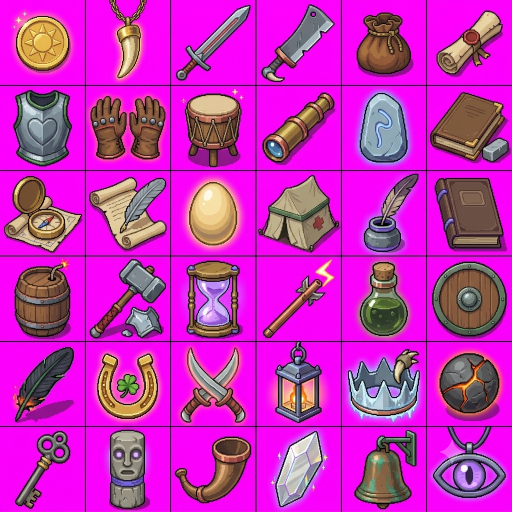
#> input picture Gemini_Generated_Image_50fh9g50fh9g50fh.png, 1024 x 1024 px (shown at 1/2 size)
$ python remove_gemini_sparkle.py ../Gemini_Generated_Image_50fh9g50fh9g50fh.png
#> lines starting #> are read from the running program, lines starting #| are printed output that depends on the picture; after the words box and inside, x2 and y2 are one past the last pixel; in counts of white or black regions, pixels touching at a corner belong together
#!/usr/bin/env python3
"""Detect and remove the Gemini 4-point-star sparkle watermark from generated maps.

The sparkle is a semi-transparent, light-gray, diamond/star-shaped overlay that
Gemini (Nano Banana) stamps near a corner of generated images — usually the
bottom-right or bottom-left quadrant. It survives "no watermark" prompt
instructions, so every generated map must be checked and cleaned in post.

This does NOT require generative inpainting. The sparkle always lands on
repeating organic texture (forest, grass), so a feathered clone-stamp of a
nearby same-texture patch is visually seamless at game zoom. Plain PIL.

Workflow (see docs/MAP_ART_PIPELINE.md):
  1. `--check` proposes candidate locations (bright + desaturated vs. local
     neighborhood). Gray rocks/stone false-positive, so a human confirms by
     cropping each candidate and looking.
  2. Re-run with `--center X,Y` (the confirmed sparkle) and a `--source dx,dy`
     offset pointing at a clean patch of the SAME texture (verify the source
     crop first — no boulders, buildings, or clearing edges, or you'll paste
     a visible twin).

Usage:
  python3 scripts/remove_gemini_sparkle.py map.png --check             # list candidates
  python3 scripts/remove_gemini_sparkle.py map.png \
      --center 1398,585 --size 100 --source 45,-120 --out clean.png    # remove
"""
import argparse
import sys
from PIL import Image, ImageFilter
import numpy as np


def find_candidates(arr):
    """Propose sparkle candidates: compact blobs that are brighter AND less
    saturated than their local (120px-tile) neighborhood median.

    The sparkle is translucent, so over dark forest its absolute brightness is
    low — only a *local* contrast test works on every background. Returns
    [(cx, cy, size, npx), ...]; expect false positives from gray rocks/stone,
    which is why a human confirms before removal.
    """
    h, w, _ = arr.shape
#> h = 1024; w = 1024
    r, g, b = arr[:, :, 0].astype(int), arr[:, :, 1].astype(int), arr[:, :, 2].astype(int)
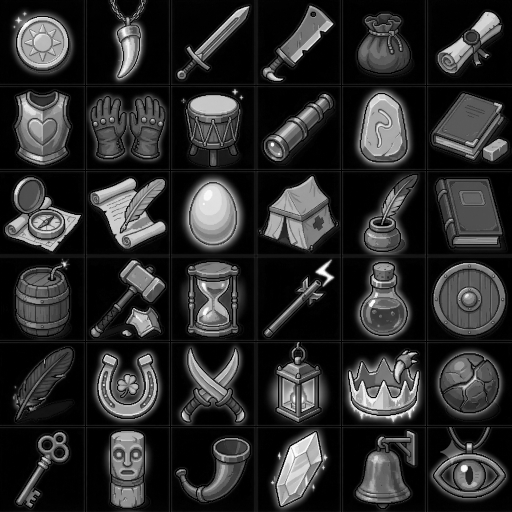
#> g: shape (1024, 1024) int64 (shown at 1/2 size); min 0, max 255, mean 44.3
    bright = (r + g + b) // 3
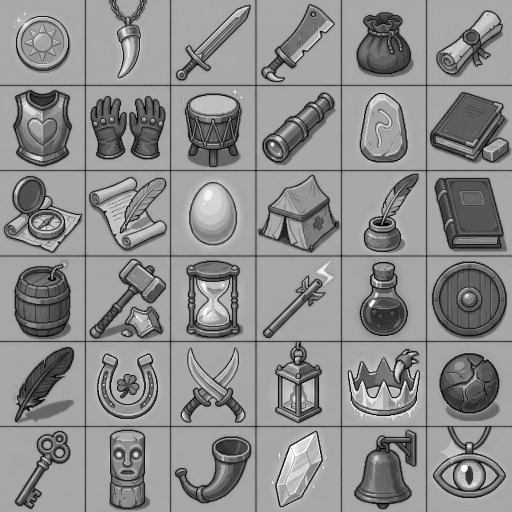
#> bright: shape (1024, 1024) int64 (shown at 1/2 size); min 0, max 255, mean 140.9
    spread = np.maximum(np.maximum(r, g), b) - np.minimum(np.minimum(r, g), b)
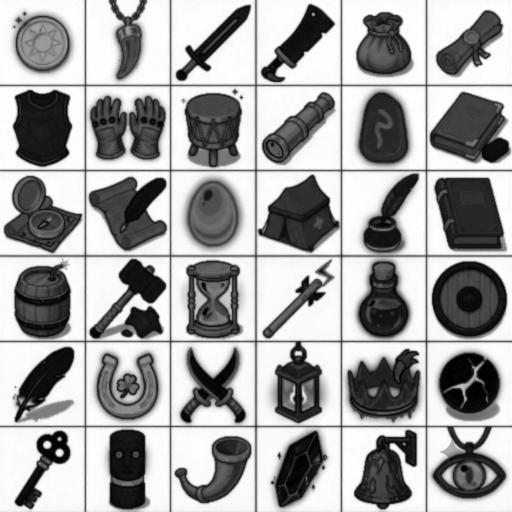
#> spread: shape (1024, 1024) int64 (shown at 1/2 size); min 0, max 255, mean 162.4
    T = 120
    mask = np.zeros((h, w), dtype=bool)
    for ty in range(0, h, T):
        for tx in range(0, w, T):
            bt = bright[ty:ty+T, tx:tx+T]
            st = spread[ty:ty+T, tx:tx+T]
            mask[ty:ty+T, tx:tx+T] = (bt > np.median(bt) + 30) & (st < max(np.median(st), 12))
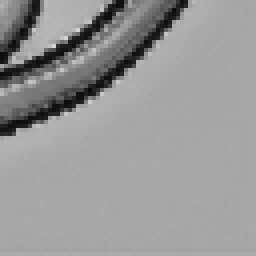
#> bt: shape (64, 64) int64 (shown 4 times larger); min 10, max 213, mean 151.5
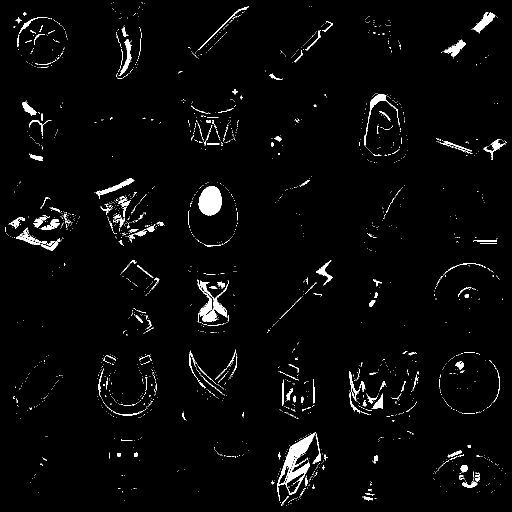
#> mask: shape (1024, 1024) bool (shown at 1/2 size); 2.5% white; 2051 white regions (1876 under 20 px), largest, box (x1, y1, x2, y2) and area: (554, 865, 632, 1002) 2784, (397, 372, 443, 431) 2119, (395, 559, 435, 644) 919
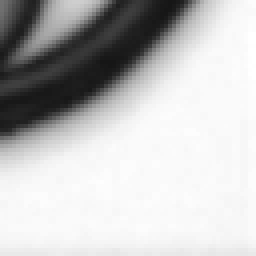
#> st: shape (64, 64) int64 (shown 4 times larger); min 22, max 255, mean 192.4

    seen = np.zeros_like(mask)
    scale = max(1, w // 1024)
#> scale = 1
    minpx, maxdim = 150 * scale * scale, 100 * scale
#> minpx = 150; maxdim = 100
    out = []
    for y in range(0, h, 3):
        for x in range(0, w, 3):
            if not mask[y, x] or seen[y, x]:
                continue
            stack = [(y, x)]
            seen[y, x] = True
            pts = []
            while stack:
                cy, cx = stack.pop()
                pts.append((cy, cx))
                for ny, nx in ((cy-1, cx), (cy+1, cx), (cy, cx-1), (cy, cx+1)):
                    if 0 <= ny < h and 0 <= nx < w and mask[ny, nx] and not seen[ny, nx]:
                        seen[ny, nx] = True
                        stack.append((ny, nx))
            if len(pts) < minpx:
                continue
            ys = [p[0] for p in pts]; xs = [p[1] for p in pts]
            bw, bh = max(xs) - min(xs), max(ys) - min(ys)
            if bw > maxdim or bh > maxdim or not (0.5 < bw / max(1, bh) < 2.0):
                continue
            out.append(((min(xs) + max(xs)) // 2, (min(ys) + max(ys)) // 2, max(bw, bh), len(pts)))
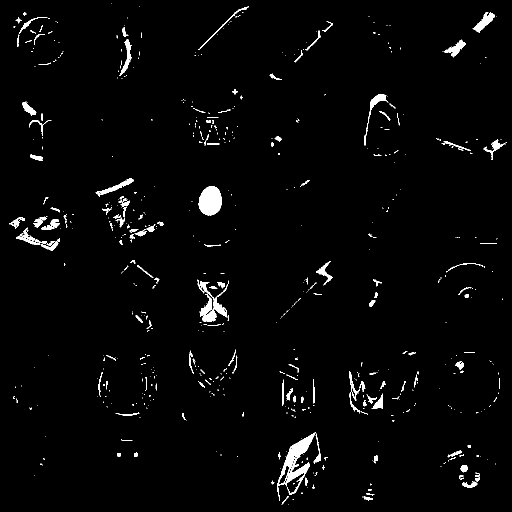
#> seen: shape (1024, 1024) bool (shown at 1/2 size); 2.2% white; 631 white regions (472 under 20 px), largest, box (x1, y1, x2, y2) and area: (554, 865, 632, 1002) 2744, (397, 372, 443, 431) 2119, (400, 588, 434, 644) 853
    # sparkles live near corners — rank by distance from image center, farthest first
    out.sort(key=lambda c: -((c[0] - w / 2) ** 2 + (c[1] - h / 2) ** 2))
    return out


def remove_sparkle(img, cx, cy, size, source_offset):
    """Clone-stamp texture from (cx+dx, cy+dy) over the sparkle, feathered."""
    pad = int(size * 0.75)            # cover soft edges beyond the bbox
    box = (cx - pad, cy - pad, cx + pad, cy + pad)
    dx, dy = source_offset
    src_box = (box[0] + dx, box[1] + dy, box[2] + dx, box[3] + dy)
    if not (0 <= src_box[0] and 0 <= src_box[1] and src_box[2] <= img.width and src_box[3] <= img.height):
        sys.exit(f"source patch {src_box} falls outside the image — pass a different --source offset")
    patch = img.crop(src_box)

    # Feathered circular mask: opaque center, Gaussian-soft rim
    m = np.zeros((patch.height, patch.width), dtype=np.uint8)
    yy, xx = np.ogrid[:patch.height, :patch.width]
    rad = pad * 0.80
    m[((xx - patch.width // 2) ** 2 + (yy - patch.height // 2) ** 2) <= rad ** 2] = 255
    mask = Image.fromarray(m).filter(ImageFilter.GaussianBlur(radius=pad * 0.18))

    img.paste(patch, box[:2], mask)
    return img


def main():
    ap = argparse.ArgumentParser(description=__doc__, formatter_class=argparse.RawDescriptionHelpFormatter)
    ap.add_argument('image')
    ap.add_argument('--out', help='output path (default: overwrite input)')
    ap.add_argument('--check', action='store_true', help='list candidates only; exit 1 if any found')
    ap.add_argument('--center', help='X,Y confirmed sparkle center — skips detection')
    ap.add_argument('--size', type=int, default=60, help='sparkle bbox size in px (with --center)')
    ap.add_argument('--source', default='-140,0', help='dx,dy clone-source offset (default -140,0)')
    args = ap.parse_args()

    img = Image.open(args.image).convert('RGB')

    if args.center:
        cx, cy = map(int, args.center.split(','))
        size = args.size
    else:
        cands = find_candidates(np.array(img))
#> cands = 22 items, first 6: (967, 44, 44, 684), (66, 50, 56, 220), (928, 937, 14, 162), (909, 96, 44, 533), (58, 216, 28, 345), (988, 299, 43, 342)
        if not cands:
            print('no sparkle candidates detected')
            sys.exit(0)
        print('candidates (confirm visually, then re-run with --center):')
        for cx, cy, size, npx in cands:
            print(f'  ({cx}, {cy})  size ~{size}px  {npx}px blob')
#> this loop made 22 passes
#> (cx, cy, size, npx) on passes 1 to 12: (967, 44, 44, 684), (66, 50, 56, 220), (928, 937, 14, 162), (909, 96, 44, 533), (58, 216, 28, 345), (988, 299, 43, 342), (33, 445, 31, 249), (72, 315, 23, 175), (448, 55, 97, 300), (918, 731, 17, 165), (54, 469, 30, 206), (595, 951, 76, 949)
#|   (967, 44)  size ~44px  684px blob
#|   (66, 50)  size ~56px  220px blob
#|   (928, 937)  size ~14px  162px blob
#|   (909, 96)  size ~44px  533px blob
#|   (58, 216)  size ~28px  345px blob
#|   (988, 299)  size ~43px  342px blob
#|   (33, 445)  size ~31px  249px blob
#|   (72, 315)  size ~23px  175px blob
#> (further printed lines are left out)
#> (the run stopped early here; a loop or call above may not have finished)

$ run again, on Gemini_Generated_Image_cdc9pgcdc9pgcdc9.png
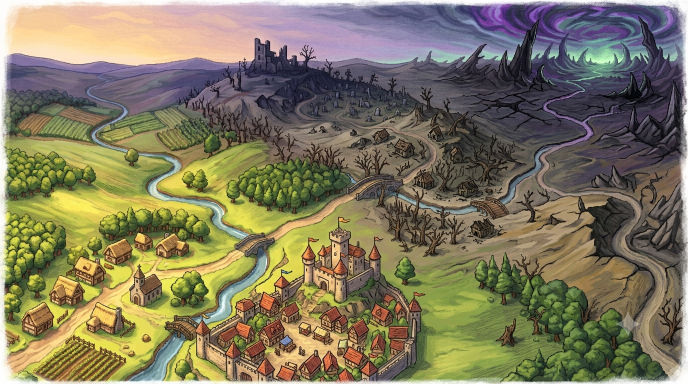
#> input picture Gemini_Generated_Image_cdc9pgcdc9pgcdc9.png, 1376 x 768 px (shown at 1/2 size)
#> after the loop in find_candidates, `for ty in range(0, h, T):`:
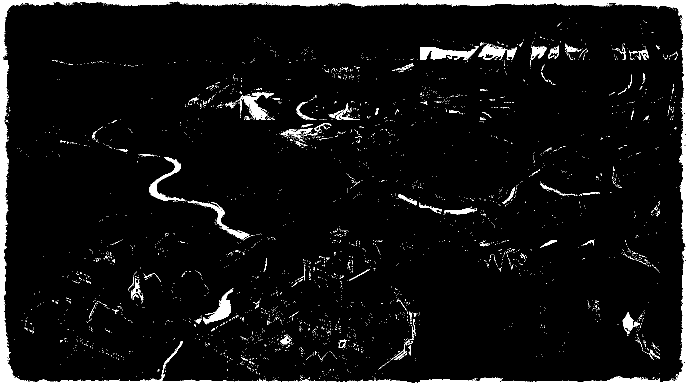
#> mask: shape (768, 1376) bool (shown at 1/2 size); 5.9% white; 2952 white regions (2848 under 20 px), largest, box (x1, y1, x2, y2) and area: (0, 0, 1376, 768) 40378, (840, 92, 958, 120) 1733, (476, 184, 548, 240) 1406
#> after the loop in find_candidates, `for y in range(0, h, 3):`:
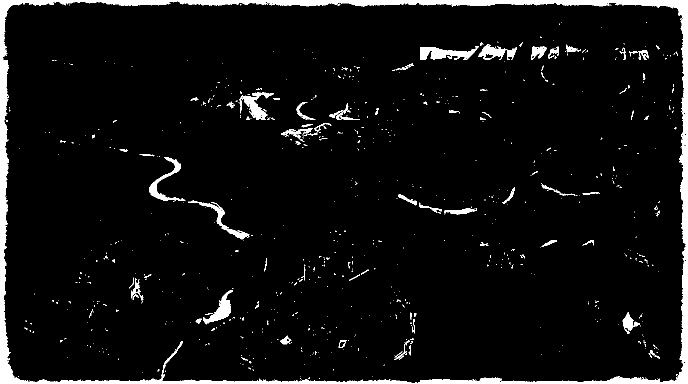
#> seen: shape (768, 1376) bool (shown at 1/2 size); 5.4% white; 770 white regions (683 under 20 px), largest, box (x1, y1, x2, y2) and area: (0, 0, 1376, 768) 40281, (840, 92, 958, 120) 1732, (478, 184, 548, 240) 1381
#> cands = 16 items, first 6: (1286, 110, 20, 182), (1255, 642, 37, 444), (1143, 96, 21, 156), (1107, 105, 24, 195), (344, 717, 70, 263), (1077, 105, 31, 448)
#> the loop in main, `for cx, cy, size, npx in cands:` made 16 passes
#> (printed output is left out)
